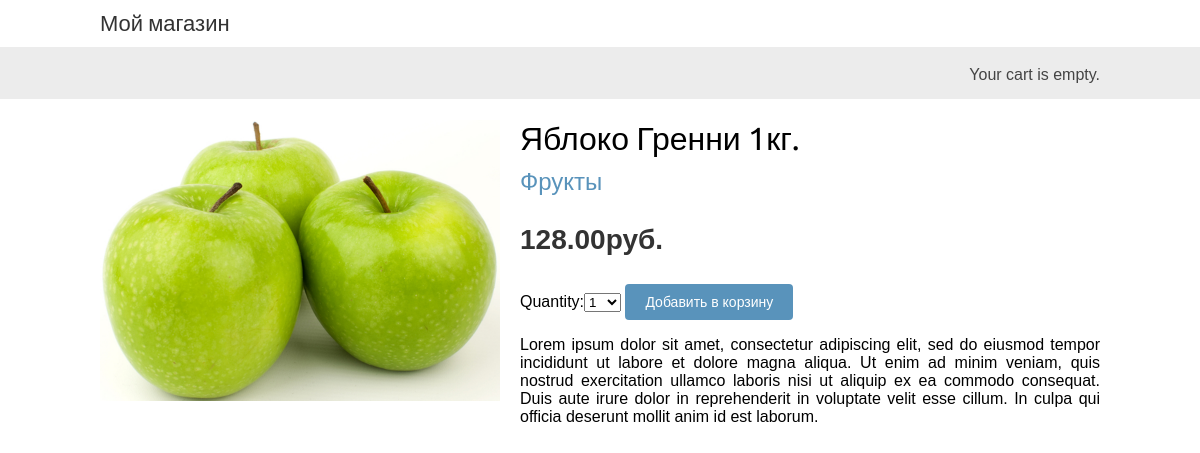
/2/yabloko-grenni-1kg/, run on the app's committed database.
### shop/models.py (models this page shows, shortened)
class Product(models.Model):
    category = models.ForeignKey(Category, related_name='products', on_delete=models.CASCADE, verbose_name='Категория')
    name = models.CharField(max_length=200, db_index=True, verbose_name='Наименование')
    slug = models.SlugField(max_length=200, db_index=True, verbose_name='Уникальное значение')
    image = models.ImageField(upload_to='products/%Y/%m/%d', blank=True, verbose_name='Фото')
    description = models.TextField(blank=True, verbose_name='Описание')
    price = models.DecimalField(max_digits=10, decimal_places=2, verbose_name='Цена')
    available = models.BooleanField(default=True, verbose_name='Наличие')
    created = models.DateTimeField(auto_now_add=True, verbose_name='Создан')
    updated = models.DateTimeField(auto_now=True, verbose_name='Обновлен')
    class Meta:
        ordering = ('name',)
        verbose_name = 'Товар'
        verbose_name_plural = 'Товары'
        index_together = (('id', 'slug'),)

class Category(models.Model):
    name = models.CharField(max_length=200, db_index=True, verbose_name='Наименование')
    slug = models.SlugField(max_length=200, unique=True, verbose_name='Уникальное значение')
    class Meta:
        ordering = ('name',)
        verbose_name = 'Категория'
        verbose_name_plural = 'Категории'
    def get_absolute_url(self):
        return reverse('shop:product_list_by_category', args=[self.slug])
    def __str__(self):
        return self.name

### shop/views.py (the view)
# urls.py: path('<int:id>/<slug:slug>/', views.product_detail, name='product_detail'),
def product_detail(request, id, slug):
    product = get_object_or_404(Product, id=id, slug=slug, available=True)
    cart_product_form = CartAddProductForm()
    context = {'product': product,
               'cart_product_form': cart_product_form}
    return render(request, 'shop/product/detail.html', context)

### cart/forms.py
class CartAddProductForm(forms.Form):
    quantity = forms.TypedChoiceField(choices=PRODUCT_QUANTITY_CHOICES,
                                      coerce=int)
    override = forms.BooleanField(required=False,
                                  initial=False,
                                  widget=forms.HiddenInput)

### cart/cart.py (called while the page is built)
    def __len__(self):
        return sum(item['quantity'] for item in self.cart.values())

### cart/context_processors.py (called while the page is built)
def cart(request):
    return {'cart': Cart(request)}

### shop/templates/shop/product/detail.html (shortened to what this page needs)
{% extends "shop/base.html" %}
{% load static %}
{% block content %}
    <div class="product-detail">
        <img src="{% if product.image %}{{ product.image.url }}{% else %}{% static 'img/no_image.png' %}{% endif %}">
        <h1>{{ product.name }}</h1>
        <h2>
            <a href="{{ product.category.get_absolute_url }}">
                {{ product.category }}
            </a>
        </h2>
        <p class="price">{{ product.price }}руб.</p>
        <form action="{% url 'cart:cart_add' product.id %}" method="post">
            {{ cart_product_form }}
            <input type="submit" value="Добавить в корзину">
        </form>
        {{ product.description|linebreaks }}
    </div>
{% endblock %}

### shop/static/css/base.css (style rules this page uses)
body { margin:0; padding:0; font-family:helvetica, sans-serif; }
h1, h2, h3, h4, h5 , h6 { font-family: 'Ubuntu', sans-serif; font-weight:normal; }
a { text-decoration:none; color:#5993bb; }
a.button, input[type="submit"] { color:#fff; background:#5993bb; border-radius:4px; padding:10px 20px; font-size:14px; border:0; }
.product-detail { text-align:justify; }
.product-detail .price { color:#333; font-size:28px; font-weight:bold; }
.product-detail img { width:40%; float:left; padding:0 20px 20px 0; }
.product-detail h1 { margin-bottom:0; }
.product-detail h2 { margin-top:10px; }

### data on the page
Product: image (picture), name "Яблоко Гренни 1кг.", category "Фрукты", price "128.00", description "Lorem ipsum dolor sit amet, consectetur adipiscing elit, sed do eiusmod tempor incididunt ut labore et dolore magna aliqua. Ut enim ad minim veniam, quis nostrud exercitation ullamco laboris nisi ut aliquip ex ea commodo consequat. Duis aute irure dolor in reprehenderit in voluptate velit esse cillum. In culpa qui officia deserunt mollit anim id est laborum."
